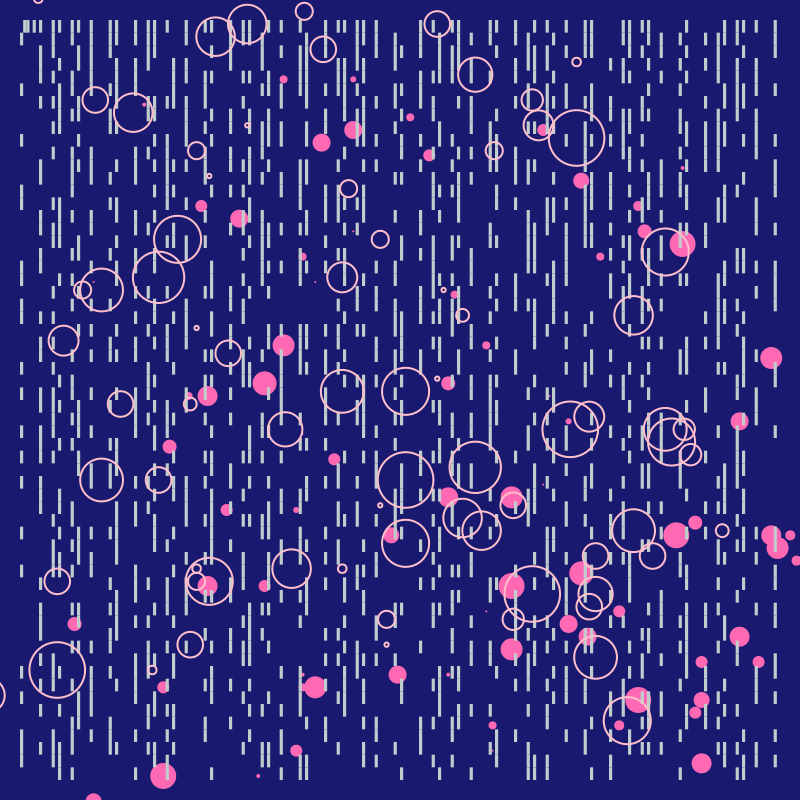

Recreate this plot in Julia.
##
using Luxor, Colors, Primes

##

Drawing(800,800, "start/primebubblegum/primebubblegum.png")
origin()
background("midnightblue")
r = rand(1:120) 
sethue(0,0,0)
setline(2)
setantialias(6)

tiles = Tiler(800,800, 60,240, margin = 20)
for (pos, n) in tiles 
    if  isprime(n)
        setcolor("hotpink")
        if (n ^ r) % 23 == 0

            rad1 = rand(1:13.333)
            circle(pos + r, rad1, :fill)
            setcolor("pink")
            circle(pos - r, rad1*2.14, :stroke)
        end
        setcolor("azure3")
        box(pos, tiles.tilewidth, tiles.tileheight, :fill)
    else 
        setcolor(0,0,0,0)
        box(pos, tiles.tilewidth, tiles.tileheight, :fill)
    end

end


finish()
preview()
